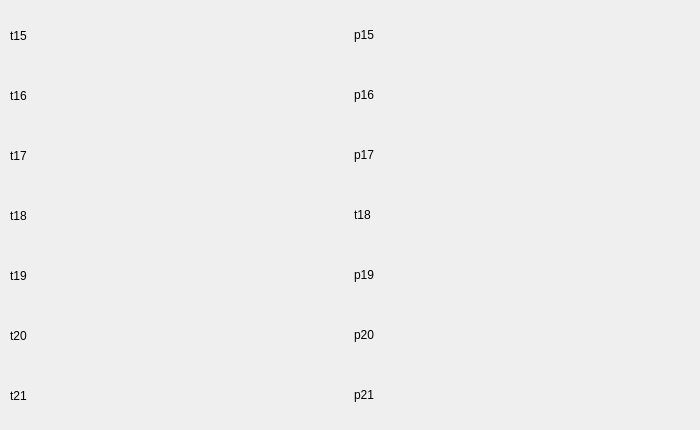
       <widget class="QWidget" name="tab_hs_userinfo_other_info_2">
        <attribute name="title">
         <string>سایر اطلاعات</string>
        </attribute>
        <widget class="QWidget" name="horizontalLayoutWidget_48">
         <property name="geometry">
          <rect>
           <x>10</x>
           <y>250</y>
           <width>681</width>
           <height>51</height>
          </rect>
         </property>
         <layout class="QHBoxLayout" name="hs_hl_userinfo_tp19_2">
          <item>
           <widget class="QLabel" name="lbl_student_info_t_19">
            <property name="text">
             <string>t19</string>
            </property>
            <property name="wordWrap">
             <bool>true</bool>
            </property>
           </widget>
          </item>
          <item>
           <widget class="QLabel" name="lbl_student_info_p_19">
            <property name="text">
             <string>p19</string>
            </property>
            <property name="textFormat">
             <enum>Qt::RichText</enum>
            </property>
            <property name="wordWrap">
             <bool>true</bool>
            </property>
           </widget>
          </item>
         </layout>
        </widget>
        <widget class="QWidget" name="horizontalLayoutWidget_49">
         <property name="geometry">
          <rect>
           <x>10</x>
           <y>310</y>
           <width>681</width>
           <height>51</height>
          </rect>
         </property>
         <layout class="QHBoxLayout" name="hs_hl_userinfo_tp20_2">
          <item>
           <widget class="QLabel" name="lbl_student_info_t_20">
            <property name="text">
             <string>t20</string>
            </property>
            <property name="wordWrap">
             <bool>true</bool>
            </property>
           </widget>
          </item>
          <item>
           <widget class="QLabel" name="lbl_student_info_p_20">
            <property name="text">
             <string>p20</string>
            </property>
            <property name="textFormat">
             <enum>Qt::RichText</enum>
            </property>
            <property name="wordWrap">
             <bool>true</bool>
            </property>
           </widget>
          </item>
         </layout>
        </widget>
        <widget class="QWidget" name="horizontalLayoutWidget_50">
         <property name="geometry">
          <rect>
           <x>10</x>
           <y>370</y>
           <width>681</width>
           <height>51</height>
          </rect>
         </property>
         <layout class="QHBoxLayout" name="hs_hl_userinfo_tp21_2">
          <item>
           <widget class="QLabel" name="lbl_student_info_t_21">
            <property name="text">
             <string>t21</string>
            </property>
            <property name="wordWrap">
             <bool>true</bool>
            </property>
           </widget>
          </item>
          <item>
           <widget class="QLabel" name="lbl_student_info_p_21">
            <property name="text">
             <string>p21</string>
            </property>
            <property name="textFormat">
             <enum>Qt::RichText</enum>
            </property>
            <property name="wordWrap">
             <bool>true</bool>
            </property>
           </widget>
          </item>
         </layout>
        </widget>
        <widget class="QWidget" name="horizontalLayoutWidget_51">
         <property name="geometry">
          <rect>
           <x>10</x>
           <y>190</y>
           <width>681</width>
           <height>51</height>
          </rect>
         </property>
         <layout class="QHBoxLayout" name="hs_hl_userinfo_tp18_2">
          <item>
           <widget class="QLabel" name="lbl_student_info_t_18">
            <property name="text">
             <string>t18</string>
            </property>
            <property name="wordWrap">
             <bool>true</bool>
            </property>
           </widget>
          </item>
          <item>
           <widget class="QLabel" name="lbl_student_info_p_18">
            <property name="text">
             <string>t18</string>
            </property>
            <property name="textFormat">
             <enum>Qt::RichText</enum>
            </property>
            <property name="wordWrap">
             <bool>true</bool>
            </property>
           </widget>
          </item>
         </layout>
        </widget>
        <widget class="QWidget" name="horizontalLayoutWidget_52">
         <property name="geometry">
          <rect>
           <x>10</x>
           <y>130</y>
           <width>681</width>
           <height>51</height>
          </rect>
         </property>
         <layout class="QHBoxLayout" name="hs_hl_userinfo_tp17_2">
          <item>
           <widget class="QLabel" name="lbl_student_info_t_17">
            <property name="text">
             <string>t17</string>
            </property>
            <property name="wordWrap">
             <bool>true</bool>
            </property>
           </widget>
          </item>
          <item>
           <widget class="QLabel" name="lbl_student_info_p_17">
            <property name="text">
             <string>p17</string>
            </property>
            <property name="textFormat">
             <enum>Qt::RichText</enum>
            </property>
            <property name="wordWrap">
             <bool>true</bool>
            </property>
           </widget>
          </item>
         </layout>
        </widget>
        <widget class="QWidget" name="horizontalLayoutWidget_53">
         <property name="geometry">
          <rect>
           <x>10</x>
           <y>70</y>
           <width>681</width>
           <height>51</height>
          </rect>
         </property>
         <layout class="QHBoxLayout" name="hs_hl_userinfo_tp16_2">
          <item>
           <widget class="QLabel" name="lbl_student_info_t_16">
            <property name="text">
             <string>t16</string>
            </property>
            <property name="wordWrap">
             <bool>true</bool>
            </property>
           </widget>
          </item>
          <item>
           <widget class="QLabel" name="lbl_student_info_p_16">
            <property name="text">
             <string>p16</string>
            </property>
            <property name="textFormat">
             <enum>Qt::RichText</enum>
            </property>
            <property name="wordWrap">
             <bool>true</bool>
            </property>
           </widget>
          </item>
         </layout>
        </widget>
        <widget class="QWidget" name="horizontalLayoutWidget_54">
         <property name="geometry">
          <rect>
           <x>10</x>
           <y>10</y>
           <width>681</width>
           <height>51</height>
          </rect>
         </property>
         <layout class="QHBoxLayout" name="hs_hl_userinfo_tp15_2">
          <item>
           <widget class="QLabel" name="lbl_student_info_t_15">
            <property name="text">
             <string>t15</string>
            </property>
            <property name="wordWrap">
             <bool>true</bool>
            </property>
           </widget>
          </item>
          <item>
           <widget class="QLabel" name="lbl_student_info_p_15">
            <property name="text">
             <string>p15</string>
            </property>
            <property name="textFormat">
             <enum>Qt::RichText</enum>
            </property>
            <property name="wordWrap">
             <bool>true</bool>
            </property>
           </widget>
          </item>
         </layout>
        </widget>
       </widget>
